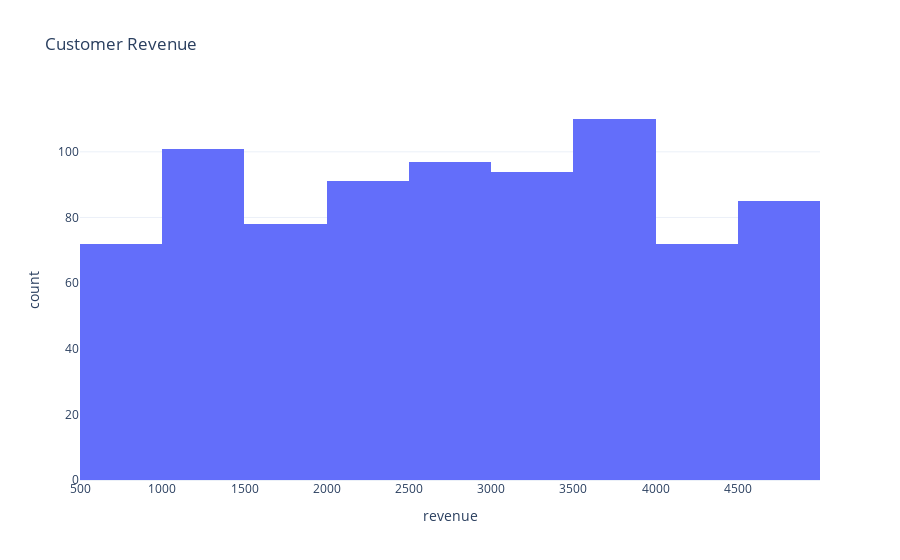

The cell this chart's notebook holds for it:
### Code cell
# Create a visualization for the revenue generated by the customers

# create a histogram
fig = px.histogram(df, 
                   x="revenue",
                   nbins=20,
                     title='Customer Revenue',
                       
)
fig.show()

### Figure 1 — Plotly figure (JSON) as saved in the notebook; plotly's stock layout.template omitted (floating-point values rounded to 4 significant figures; data arrays with more than 128 entries replaced by an {"elided": "..."} marker saying what was removed)
{"data": [{"alignmentgroup": "True", "bingroup": "x", "hovertemplate": "revenue=%{x}<br>count=%{y}<extra></extra>", "legendgroup": "", "marker": {"color": "#636efa", "pattern": {"shape": ""}}, "name": "", "nbinsx": 20, "offsetgroup": "", "orientation": "v", "showlegend": false, "type": "histogram", "x": {"elided": "800 int values"}, "xaxis": "x", "yaxis": "y"}], "layout": {"barmode": "relative", "legend": {"tracegroupgap": 0}, "title": {"text": "Customer Revenue"}, "xaxis": {"anchor": "y", "domain": [0, 1], "title": {"text": "revenue"}}, "yaxis": {"anchor": "x", "domain": [0, 1], "title": {"text": "count"}}}}
